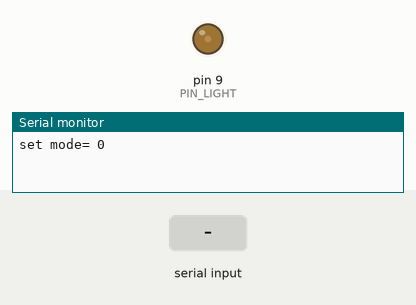
A sketch run on a simulated Arduino Uno, built with avr-gcc and run on an emulated ATmega328P. On the bench: output pins drawn as LEDs (lit = HIGH), the last lines printed to the serial monitor. The inputs (shaded band) are chosen by the test bench.

Above: at 1.2 s.
1.3 s: byte 30 received over Serial
At 2.0 s:
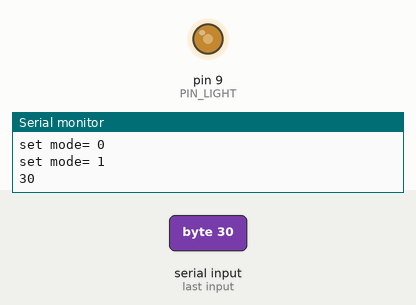
4.3 s: byte 90 received over Serial
At 6.94 s:
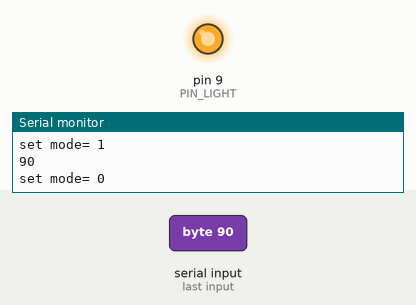
Timing chart, 0 to 13.3 s (numbered marks = the images above; inputs shaded):
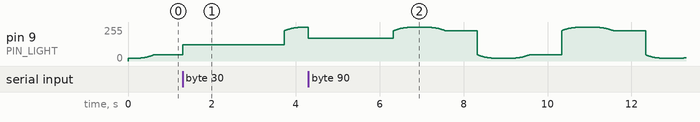

The sketch:

PTaitungLight.ino
```cpp
#define PIN_LIGHT 9

const float VEL=1.0/2000;
const float BLINK_LOW=20;
const float BLINK_HIGH=255;

const float SLEEP_TIME=2000;
const float SMOOTH=0.5; //larger for smooth

int _mode=1; // 0:sleep, 1:processing, 2:poem

bool _lightup;
float _pos_blink;
float _vel_blink;

float _tlast;

float _val_volume;

float _dsleep;


void setup(){
  Serial.begin(19200);
  _tlast=millis();
  setMode(0);
  _val_volume=0;
}

void loop(){

    checkSerial();

    float dt_=millis()-_tlast;

    if(_mode==0){
      float val_=easeInOut(_pos_blink);
      //Serial.println(val_);
      analogWrite(PIN_LIGHT,val_*(BLINK_HIGH-BLINK_LOW)+BLINK_LOW);

      if(_lightup){
        _pos_blink+=_vel_blink*dt_;
        if(_pos_blink>1.0) _lightup=false;
      }else{
        _pos_blink-=_vel_blink*dt_;
        if(_pos_blink<0) _lightup=true;
      }
    }else if(_mode==1){
      analogWrite(PIN_LIGHT,_val_volume);
    }


     if(_dsleep<=0) setMode(0);
     else _dsleep-=dt_;

    _tlast+=dt_;

}


void checkSerial(){
  if(Serial.available()>0){
    unsigned char read_=Serial.read();
    int num=(int)read_;
    if(num!=0){
      setMode(1);
      _dsleep=SLEEP_TIME;


      Serial.println(num);
      _val_volume*=SMOOTH;
      _val_volume+=(float)num*(1.0-SMOOTH);
    }
  }
}

void setMode(int set_){
  if(_mode==set_) return;
  Serial.print("set mode= ");
  Serial.println(set_);
  switch(set_){
    case 0:
      _pos_blink=(float)_val_volume/255.0;
      _vel_blink=VEL;
      break;
    case 1:
      _val_volume=easeInOut(_pos_blink)*(BLINK_HIGH-BLINK_LOW)+BLINK_LOW;
      break;
  }
  _mode=set_;
}

float easeInOut(float t){
  if((t/=.5)<1) return .5*t*t*t;
  return .5*((t-=2)*t*t+2);
}
```
